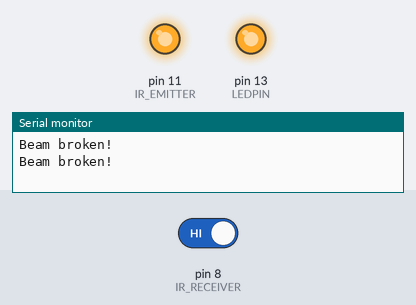
This sketch was run on a simulated Arduino Uno, built with avr-gcc and run on an emulated ATmega328P. On the bench: output pins drawn as LEDs (lit = HIGH), the last lines printed to the serial monitor. Inputs (shaded band) come from the test bench; at power-on: pin 8 (IR_RECEIVER) HIGH.

Above: at 18.0 s.
18.1 s: pin 8 (IR_RECEIVER) driven LOW
At 20.7 s:
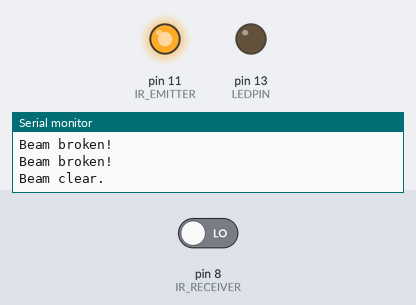
28.1 s: pin 8 (IR_RECEIVER) driven HIGH
At 30.7 s:
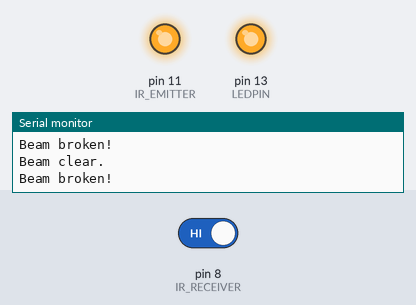
Timing chart, 0 to 32.2 s (numbered marks = the images above; inputs shaded):
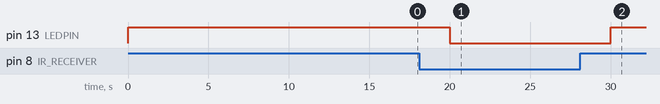

Measured:
- after the input at 18.1 s, pin 13 (LEDPIN): HIGH → LOW after 1.9 s
- after the input at 28.1 s, pin 13 (LEDPIN): LOW → HIGH after 1.9 s

The sketch:

irbreakbeam.ino
```cpp
// Your pin configuration
const uint8_t IR_EMITTER = 11;
const uint8_t IR_RECEIVER = 8;

#define LEDPIN 13 // Built-in LED for visual testing

void setup() {
  // Set the emitter pin as an output and turn it constantly ON
  pinMode(IR_EMITTER, OUTPUT);
  digitalWrite(IR_EMITTER, HIGH);

  // Set the receiver pin using the internal pull-up resistor
  pinMode(IR_RECEIVER, INPUT_PULLUP);

  pinMode(LEDPIN, OUTPUT);
  Serial.begin(9600);
}

void loop() {
  int sensorState = digitalRead(IR_RECEIVER);

  // HIGH = Beam is broken (light blocked)
  if (sensorState == HIGH) {
    digitalWrite(LEDPIN, HIGH);     // Turn built-in LED on
    Serial.println("Beam broken!");
  }
  // LOW = Beam is clear (light received)
  else {
    digitalWrite(LEDPIN, LOW);      // Turn built-in LED off
    Serial.println("Beam clear.");
  }

  delay(10000); // Small stabilization delay
}
```
